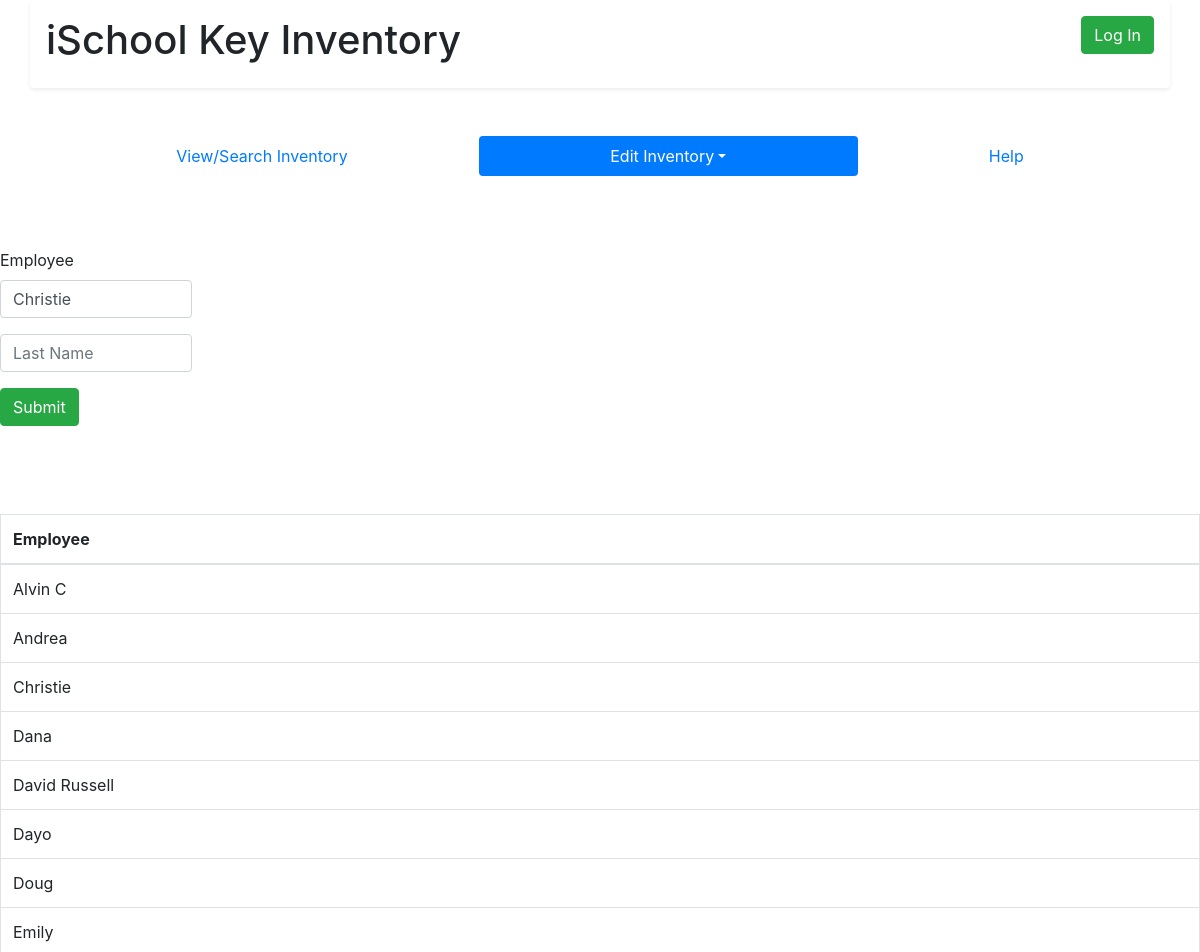
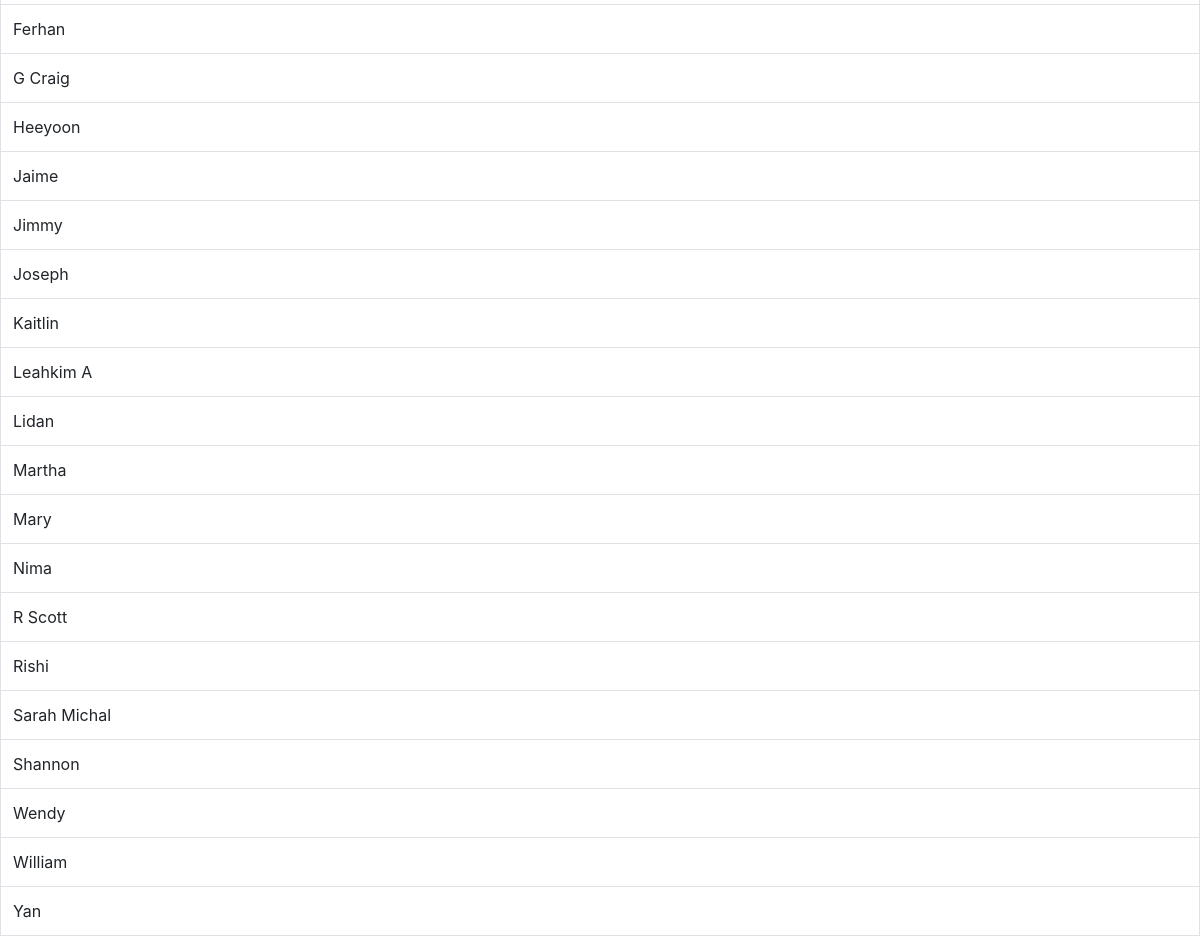
Page /php/addPeople.php?eid=30 on the committed database (2 pictures, top to bottom).
### tables this page shows
CREATE TABLE `People` (
  `id_names` int(11) NOT NULL AUTO_INCREMENT,
  `First_name` varchar(45) NOT NULL,
  `Last_name` varchar(45) DEFAULT NULL,
  PRIMARY KEY (`id_names`)
);

### php/addPeople.php (the view, shortened to what this page needs)
<!DOCTYPE HTML>
<html>
<head>
<link rel="stylesheet" href="https://stackpath.bootstrapcdn.com/bootstrap/4.1.3/css/bootstrap.min.css">
<?php
$e = "select * from People order by First_name, Last_name";
$config = parse_ini_file('php.ini');
$conn = mysqli_connect($config['servername'], $config['username'], $config['password'], $config['dbname'], $config['port']);
$result = $conn->query($e);
$row = null;
if ($_GET['eid']) {
    $eidq = "select * from People where id_names = " . $_GET['eid'];
    $em = $conn->query($eidq);
    $row = $em->fetch_assoc();
  }
?>
</head>
<body>
  <div class="container shadow-sm p-3 mb-5 bg-white rounded">
      <div class="row">
        <div class="col">
        <h1>iSchool Key Inventory</h1>
        </div>
        <div class="col">
        <button class="float-md-right btn btn-success">Log In</button>
        </div>
        </div>
      </div>
      <div class="container">
        <ul class="nav nav-pills nav-fill">
          <li class="nav-item">
            <a class="nav-link" href="viewInventory.php">View/Search Inventory</a>
          </li>
          <li class="nav-item dropdown">
            <a class="nav-link dropdown-toggle active" data-toggle="dropdown" href="#" role="button" aria-haspopup="true" aria-expanded="false">Edit Inventory</a>
          </li>
          <li class="nav-item">
            <a class="nav-link" href="help.php">Help</a>
          </li>
        </ul>
      </div>
<br><br><br>
<div>
  <form method="post" action="savePeople.php">
    <div class="form-row">
      <div class="form-group col-md-2">
		<label>Employee</label>
          			<div class="form-group">
						<input type="text" onchange="validText(this.value, this.name)" class="form-control" name="First_name" id="First_name" placeholder="First Name" value="<?=$row['First_name']?>" required="required">
					</div>
					<div class="form-group">
						<input type="text" onchange="validText(this.value, this.name)" class="form-control" name="Last_name" id="Last_name" placeholder="Last Name" value="<?=$row['Last_name']?>" required="required">
					</div>
    <button type="submit" class="btn btn-success" value="submit" name="submit" id="submit">Submit</button>
  </div>
</div>
  </form>
<br><br><br>
<section>
<div>
	<?php if ($result): ?>
  <table class="table table-bordered">
    <thead>
      <tr>
        <th>Employee</th>
      </tr>
    </thead>
    <tbody>
      <?php foreach($result as $r): ?>
      <tr>
        <td><a><?=$r['First_name'] . " " . $r['Last_name']?></a></td>
      </tr>
      <?php endforeach ?>
    </tbody>
  </table>
  <?php else: ?>
        		<p>No Records</p>
      		<?php endif ?>
  </div>
  </section>
</div>
</body>
</html>

### rows in the picture
people: First_name "Christie"
people: First_name "Alvin", Last_name "C"
people: First_name "Andrea"
people: First_name "Dana"
people: First_name "David", Last_name "Russell"
people: First_name "Dayo"
people: First_name "Doug"
people: First_name "Emily"
people: First_name "Ferhan"
people: First_name "G", Last_name "Craig"
people: First_name "Heeyoon"
people: First_name "Jaime"
people: First_name "Jimmy"
people: First_name "Joseph"
people: First_name "Kaitlin"
people: First_name "Leahkim", Last_name "A"
people: First_name "Lidan"
people: First_name "Martha"
people: First_name "Mary"
people: First_name "Nima"
people: First_name "R", Last_name "Scott"
people: First_name "Rishi"
people: First_name "Sarah", Last_name "Michal"
people: First_name "Shannon"
people: First_name "Wendy"
people: First_name "William"
people: First_name "Yan"
